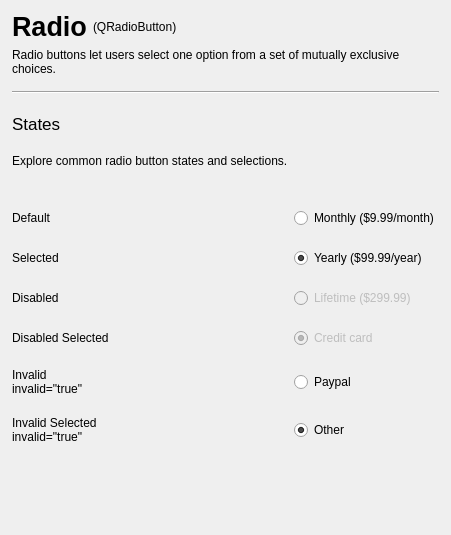
        <widget class="QWidget" name="radio_page">
         <layout class="QVBoxLayout" name="verticalLayout_35">
          <property name="leftMargin">
           <number>12</number>
          </property>
          <property name="rightMargin">
           <number>12</number>
          </property>
          <item>
           <layout class="QVBoxLayout" name="verticalLayout_34">
            <property name="bottomMargin">
             <number>9</number>
            </property>
            <item>
             <layout class="QHBoxLayout" name="horizontalLayout_36">
              <item>
               <widget class="QLabel" name="label_110">
                <property name="sizePolicy">
                 <sizepolicy hsizetype="Fixed" vsizetype="Preferred">
                  <horstretch>0</horstretch>
                  <verstretch>0</verstretch>
                 </sizepolicy>
                </property>
                <property name="styleSheet">
                 <string notr="true">font-size: 20pt;
font-weight: 600;</string>
                </property>
                <property name="text">
                 <string>Radio</string>
                </property>
               </widget>
              </item>
              <item>
               <widget class="QLabel" name="label_111">
                <property name="text">
                 <string>(QRadioButton)</string>
                </property>
               </widget>
              </item>
             </layout>
            </item>
            <item>
             <widget class="QLabel" name="label_112">
              <property name="text">
               <string>Radio buttons let users select one option from a set of mutually exclusive choices.</string>
              </property>
              <property name="wordWrap">
               <bool>true</bool>
              </property>
              <property name="class" stdset="0">
               <string>muted</string>
              </property>
             </widget>
            </item>
           </layout>
          </item>
          <item>
           <widget class="Line" name="line_11">
            <property name="minimumSize">
             <size>
              <width>0</width>
              <height>2</height>
             </size>
            </property>
            <property name="maximumSize">
             <size>
              <width>16777215</width>
              <height>2</height>
             </size>
            </property>
            <property name="orientation">
             <enum>Qt::Orientation::Horizontal</enum>
            </property>
           </widget>
          </item>
          <item>
           <layout class="QGridLayout" name="gridLayout_14">
            <property name="topMargin">
             <number>15</number>
            </property>
            <property name="verticalSpacing">
             <number>20</number>
            </property>
            <item row="5" column="1">
             <widget class="QRadioButton" name="radioButton_2">
              <property name="text">
               <string>Yearly ($99.99/year)</string>
              </property>
              <property name="checked">
               <bool>true</bool>
              </property>
              <property name="autoExclusive">
               <bool>false</bool>
              </property>
             </widget>
            </item>
            <item row="2" column="0">
             <spacer name="verticalSpacer_48">
              <property name="orientation">
               <enum>Qt::Orientation::Vertical</enum>
              </property>
              <property name="sizeType">
               <enum>QSizePolicy::Policy::Minimum</enum>
              </property>
              <property name="sizeHint" stdset="0">
               <size>
                <width>20</width>
                <height>20</height>
               </size>
              </property>
             </spacer>
            </item>
            <item row="1" column="0">
             <widget class="QLabel" name="label_109">
              <property name="text">
               <string>Explore common radio button states and selections.</string>
              </property>
              <property name="class" stdset="0">
               <string>muted</string>
              </property>
             </widget>
            </item>
            <item row="7" column="0">
             <widget class="QLabel" name="label_115">
              <property name="text">
               <string>Disabled Selected</string>
              </property>
             </widget>
            </item>
            <item row="0" column="0">
             <widget class="QLabel" name="label_107">
              <property name="styleSheet">
               <string notr="true">font-size: 13pt;</string>
              </property>
              <property name="text">
               <string>States</string>
              </property>
             </widget>
            </item>
            <item row="8" column="1">
             <widget class="QRadioButton" name="radioButton_5">
              <property name="text">
               <string>Paypal</string>
              </property>
              <property name="invalid" stdset="0">
               <string>true</string>
              </property>
             </widget>
            </item>
            <item row="7" column="1">
             <widget class="QRadioButton" name="radioButton_4">
              <property name="enabled">
               <bool>false</bool>
              </property>
              <property name="text">
               <string>Credit card</string>
              </property>
              <property name="checked">
               <bool>true</bool>
              </property>
              <property name="autoExclusive">
               <bool>false</bool>
              </property>
             </widget>
            </item>
            <item row="3" column="1">
             <widget class="QRadioButton" name="radioButton">
              <property name="text">
               <string>Monthly ($9.99/month)</string>
              </property>
             </widget>
            </item>
            <item row="5" column="0">
             <widget class="QLabel" name="label_113">
              <property name="text">
               <string>Selected</string>
              </property>
             </widget>
            </item>
            <item row="6" column="0">
             <widget class="QLabel" name="label_114">
              <property name="text">
               <string>Disabled</string>
              </property>
             </widget>
            </item>
            <item row="3" column="0">
             <widget class="QLabel" name="label_108">
              <property name="text">
               <string>Default</string>
              </property>
             </widget>
            </item>
            <item row="6" column="1">
             <widget class="QRadioButton" name="radioButton_3">
              <property name="enabled">
               <bool>false</bool>
              </property>
              <property name="text">
               <string>Lifetime ($299.99)</string>
              </property>
              <property name="autoExclusive">
               <bool>false</bool>
              </property>
             </widget>
            </item>
            <item row="9" column="1">
             <widget class="QRadioButton" name="radioButton_6">
              <property name="text">
               <string>Other</string>
              </property>
              <property name="checked">
               <bool>true</bool>
              </property>
              <property name="autoExclusive">
               <bool>false</bool>
              </property>
              <property name="invalid" stdset="0">
               <string>true</string>
              </property>
             </widget>
            </item>
            <item row="8" column="0">
             <layout class="QVBoxLayout" name="verticalLayout_43">
              <item>
               <widget class="QLabel" name="label_116">
                <property name="text">
                 <string>Invalid</string>
                </property>
               </widget>
              </item>
              <item>
               <widget class="QLabel" name="label_145">
                <property name="text">
                 <string>invalid=&quot;true&quot;</string>
                </property>
                <property name="class" stdset="0">
                 <string>muted</string>
                </property>
               </widget>
              </item>
             </layout>
            </item>
            <item row="9" column="0">
             <layout class="QVBoxLayout" name="verticalLayout_44">
              <item>
               <widget class="QLabel" name="label_117">
                <property name="text">
                 <string>Invalid Selected</string>
                </property>
               </widget>
              </item>
              <item>
               <widget class="QLabel" name="label_147">
                <property name="text">
                 <string>invalid=&quot;true&quot;</string>
                </property>
                <property name="class" stdset="0">
                 <string>muted</string>
                </property>
               </widget>
              </item>
             </layout>
            </item>
           </layout>
          </item>
          <item>
           <spacer name="verticalSpacer_49">
            <property name="orientation">
             <enum>Qt::Orientation::Vertical</enum>
            </property>
            <property name="sizeHint" stdset="0">
             <size>
              <width>20</width>
              <height>80</height>
             </size>
            </property>
           </spacer>
          </item>
         </layout>
        </widget>
